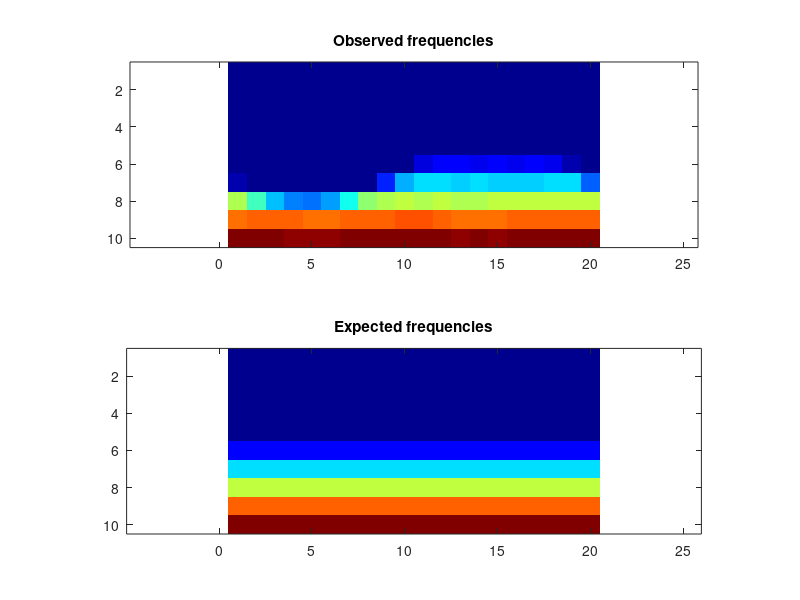

MATLAB code to generate this figure:
obsFrequencies = [ 0, 0, 0, 0, 0, 0, 0, 0, 0, 0, 0, 0, 0, 0, 0, 0, 0, 0, 0, 0; 0, 0, 0, 0, 0, 0, 0, 0, 0, 0, 0, 0, 0, 0, 0, 0, 0, 0, 0, 0; 0, 0, 0, 0, 0, 0, 0, 0, 0, 0, 0, 0, 0, 0, 0, 0, 0, 0, 0, 0; 0, 0, 0, 0, 0, 0, 0, 0, 0, 0, 0, 0, 0, 0, 0, 0, 0, 0, 0, 0; 0, 0, 0, 0, 0, 0, 0, 0, 0, 0, 0, 0, 0, 0, 0, 0, 0, 0, 0, 0; 0, 0, 0, 0, 0, 0, 0, 0, 0, 165, 1621, 2054, 2081, 1960, 2004, 1973, 2006, 1950, 719, 0; 838, 0, 0, 0, 0, 0, 0, 142, 2585, 5390, 6032, 6078, 5961, 6074, 5964, 5876, 5835, 6093, 5981, 3930; 9792, 7829, 5646, 4278, 4082, 4938, 6821, 9293, 9857, 10104, 9922, 10180, 9894, 9912, 10007, 10060, 9977, 10126, 10131, 10101; 13888, 13997, 14093, 14161, 13807, 13884, 14050, 14094, 14038, 14214, 14234, 14031, 13856, 13904, 13827, 14043, 14141, 14133, 13977, 14199; 18014, 18016, 17963, 17878, 17860, 17901, 18189, 17977, 18015, 18107, 18116, 18059, 17675, 18178, 17897, 17942, 17905, 17988, 17939, 17958 ];
expFrequencies = [ 0, 0, 0, 0, 0, 0, 0, 0, 0, 0, 0, 0, 0, 0, 0, 0, 0, 0, 0, 0; 0, 0, 0, 0, 0, 0, 0, 0, 0, 0, 0, 0, 0, 0, 0, 0, 0, 0, 0, 0; 0, 0, 0, 0, 0, 0, 0, 0, 0, 0, 0, 0, 0, 0, 0, 0, 0, 0, 0, 0; 0, 0, 0, 0, 0, 0, 0, 0, 0, 0, 0, 0, 0, 0, 0, 0, 0, 0, 0, 0; 0, 0, 0, 0, 0, 0, 0, 0, 0, 0, 0, 0, 0, 0, 0, 0, 0, 0, 0, 0; 2000, 2000, 2000, 2000, 2000, 2000, 2000, 2000, 2000, 2000, 2000, 2000, 2000, 2000, 2000, 2000, 2000, 2000, 2000, 2000; 6000, 6000, 6000, 6000, 6000, 6000, 6000, 6000, 6000, 6000, 6000, 6000, 6000, 6000, 5999.99, 6000, 6000, 5999.99, 6000, 6000; 10000, 10000, 10000, 10000, 10000, 10000, 10000, 10000, 10000, 10000, 10000, 10000, 10000, 10000, 9999.99, 10000, 10000, 9999.99, 10000, 10000; 14000, 14000, 14000, 14000, 14000, 14000, 14000, 14000, 14000, 14000, 14000, 14000, 14000, 14000, 14000, 14000, 14000, 14000, 14000, 14000; 18000, 18000, 18000, 18000, 18000, 18000, 18000, 18000, 18000, 18000, 18000, 18000, 18000, 18000, 18000, 18000, 18000, 18000, 18000, 18000 ];
colormap(jet);
clf; subplot(2,1,1);
imagesc(obsFrequencies);
title('Observed frequencies');
axis equal;
subplot(2,1,2);
imagesc(expFrequencies);
axis equal;
title('Expected frequencies');
